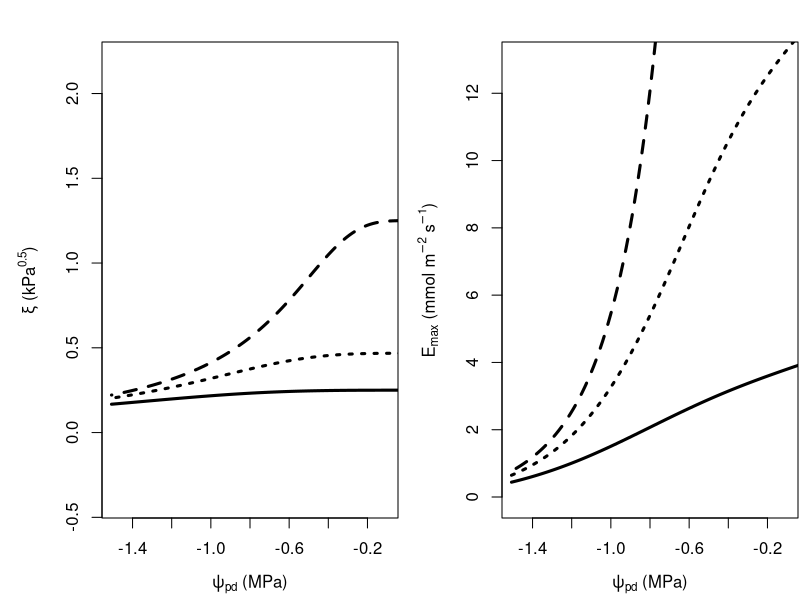

R code for this plot:
#... soil retention curve
b = 2.42                       #--- unitless (Ogée & Brunet 2002, after Myrold et al. 1981)
BD = 0.25                      #--- g/cm3 (bulk density, 4:2:1 of bark:peat:sand)
PsiSat = -35.3*9800e-6/BD^(-b) #--- MPa (Ogée & Brunet 2002, after Myrold et al. 1981)
#... soil/rhizosphere conductivity
KsrSat = 1e4                  #--- mol/m2/s/MPa (Dewar et al. 2018)
#... plant hydraulic parameters
PsiC = -2.                    #--- MPa (Dewar et al. 2018)
Krl = c(2,7,50)*1e-3          #--- mol/m2/s/MPa (Dewar et al. 2018)
#... plant photosynthetic parameters
Km = 710.e-6                  #--- mol/mol (see SI)
GStar = 40e-6                 #--- mol/mol (see SI)
Vcmax = 30.e-6                #--- mol/m2/s (see SI)

#... predawn range
nPsi = 100
PsiPD = -1.5*(seq(nPsi)+0.5)/nPsi
#...
Ksr = KsrSat*(PsiSat/PsiPD)^(2.+3./b)

#... ksi and Emax
nSens =length(Krl)
ksi  = matrix(data=0,nPsi, nSens)
Emax = matrix(data=0,nPsi, nSens)
for (iSens in 1:nSens) {
    Ksl = 1./(1./Ksr + 1./Krl[iSens])
    ksi[,iSens] = sqrt(Ksl*abs(PsiC)/1.6*(Km+GStar)/Vcmax)
    Emax[,iSens] = Ksl*(PsiPD - PsiC)
}
  
#--- open output graphic file
pdf("./Dewar_plot.pdf",paper='A4r')
color = c("Cyan","Red","Green")
ltype = c(1,3,2)
layout(matrix(seq(2),1,2,byrow=F))
op <- par(matrix(seq(2),1,2,byrow=F),
          mar = c(4,5,2,0) + 0.1) # (bottom,left,top,right)
plot(c(0,0),
       xlab=expression(paste(psi[pd]," (MPa)")),xlim=c(-1.5,-0.1),
       ylab=expression(paste(xi," (",kPa^0.5,")")),ylim=c(-0.4,2.2))
for (iSens in 1:nSens) {
    lines(PsiPD,ksi[,iSens],lty=ltype[iSens],lwd=3)
}
#...
plot(c(0,0),
       xlab=expression(paste(psi[pd]," (MPa)")),xlim=c(-1.5,-0.1),
       ylab=expression(paste(E[max]," (mmol ",m^-2," ",s^-1,")")),ylim=c(-0.1,13))
for (iSens in 1:nSens) {
    lines(PsiPD,Emax[,iSens]*1e3,lty=ltype[iSens],lwd=3)
}
dev.off()
par(op)

